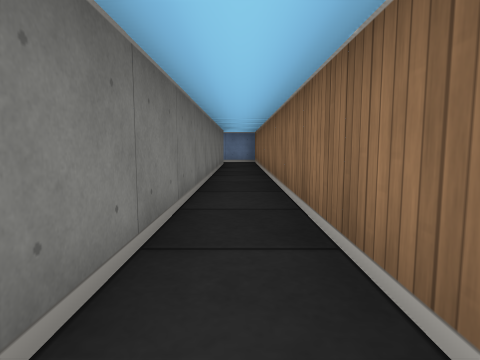
view 1 (above)

13 first-person views from a walk through a cub3D maze. The camera is about half as high as the walls, tilts 6° down and sees 75° across. The floor is counted in squares. Each view is taken from the middle of a square. On the plan, view 1 faces up. The plan holds only what a view shows up to about 9 squares ahead; the rest is blank.

view 2
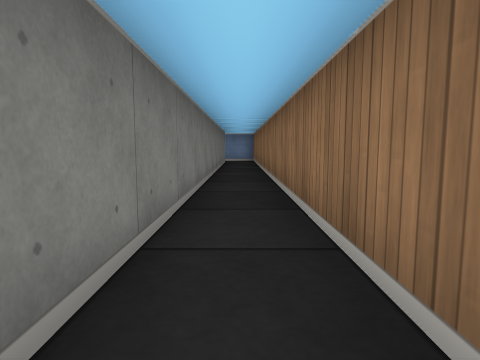

view 3
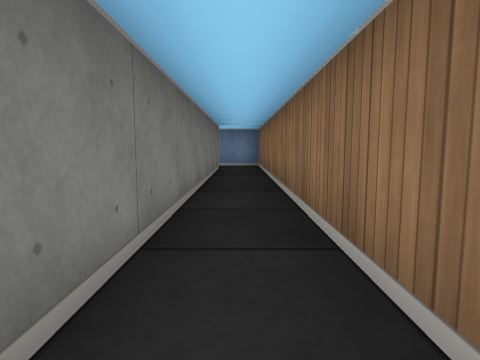

view 4
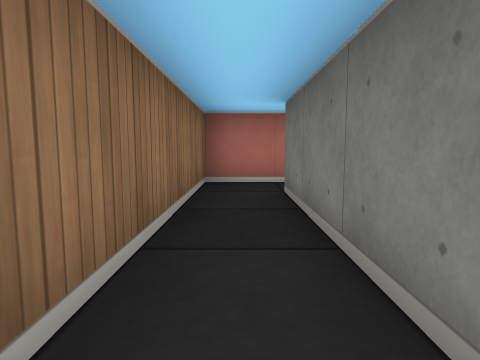

view 5
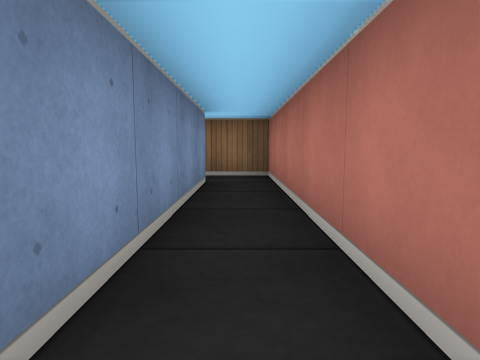

view 6
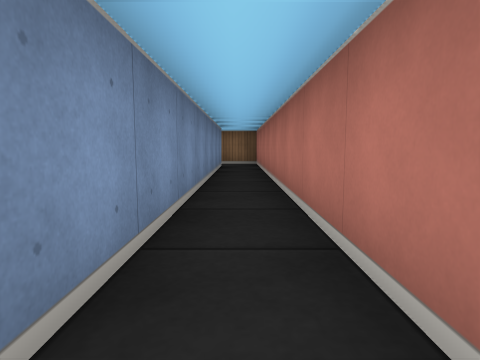

view 7
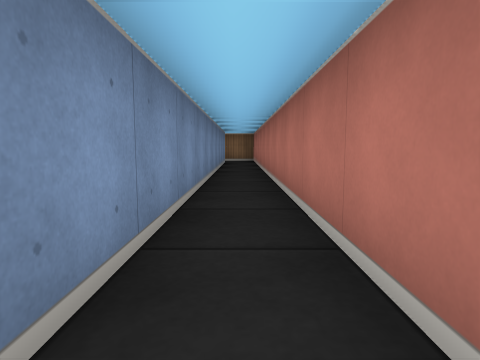

view 8
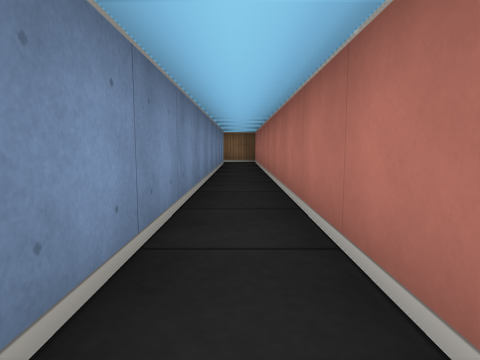

view 9
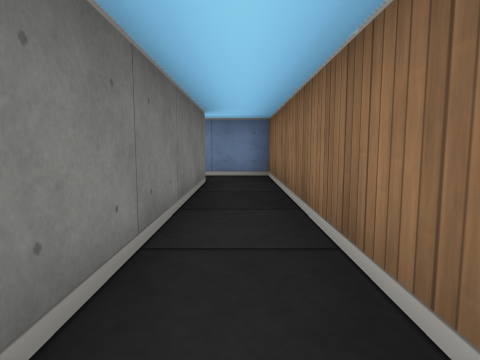

view 10
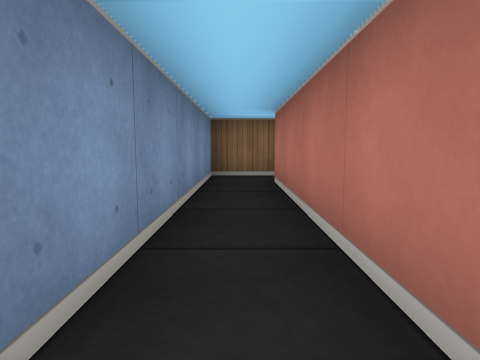

view 11
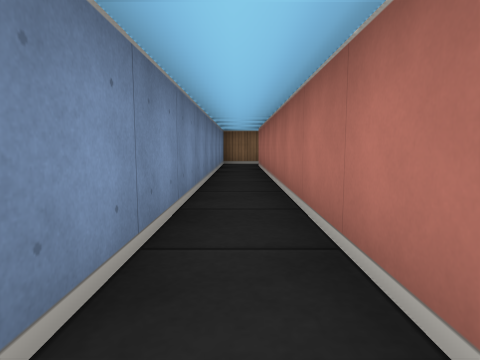

view 12
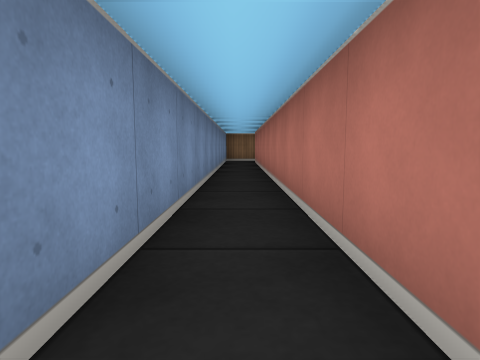

view 13
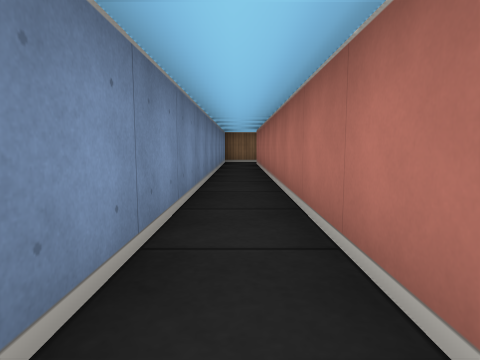

### Floor plan
Points are (right, up) in squares from view 1. A wall is a line through its corners. A room is listed if a view was taken in it or the views show most of it. See-through windows are left out.
Room 1 (views 1, 2, 3, 4, 5, 6, 7, 8, 9)
walls: (-10.5, -2.5) (0.5, -2.5) (0.5, 9.5); (-0.5, 9.5) (-0.5, -1.5) (-10.5, -1.5)
ways out: opening at (0, 9) to room 2
Room 2 (views 10, 11, 12, 13)
walls: (-10.5, 9.5) (-0.5, 9.5); (0.5, 9.5) (0.5, 10.5) (-10.5, 10.5)
ways out: opening at (0, 9) to room 1

Where each view was taken, in squares from view 1:
view 1: 0 up, 0 right, facing up
view 2: 1 down, 0 right, facing up
view 3: 2 up, 0 right, facing up
view 4: 2 up, 0 right, facing down
view 5: 2 down, 5 left, facing right
view 6: 2 down, 9 left, facing right
view 7: 2 down, 11 left, facing right
view 8: 2 down, 10 left, facing right
view 9: 5 up, 0 right, facing up
view 10: 10 up, 5 left, facing right
view 11: 10 up, 9 left, facing right
view 12: 10 up, 11 left, facing right
view 13: 10 up, 10 left, facing right
